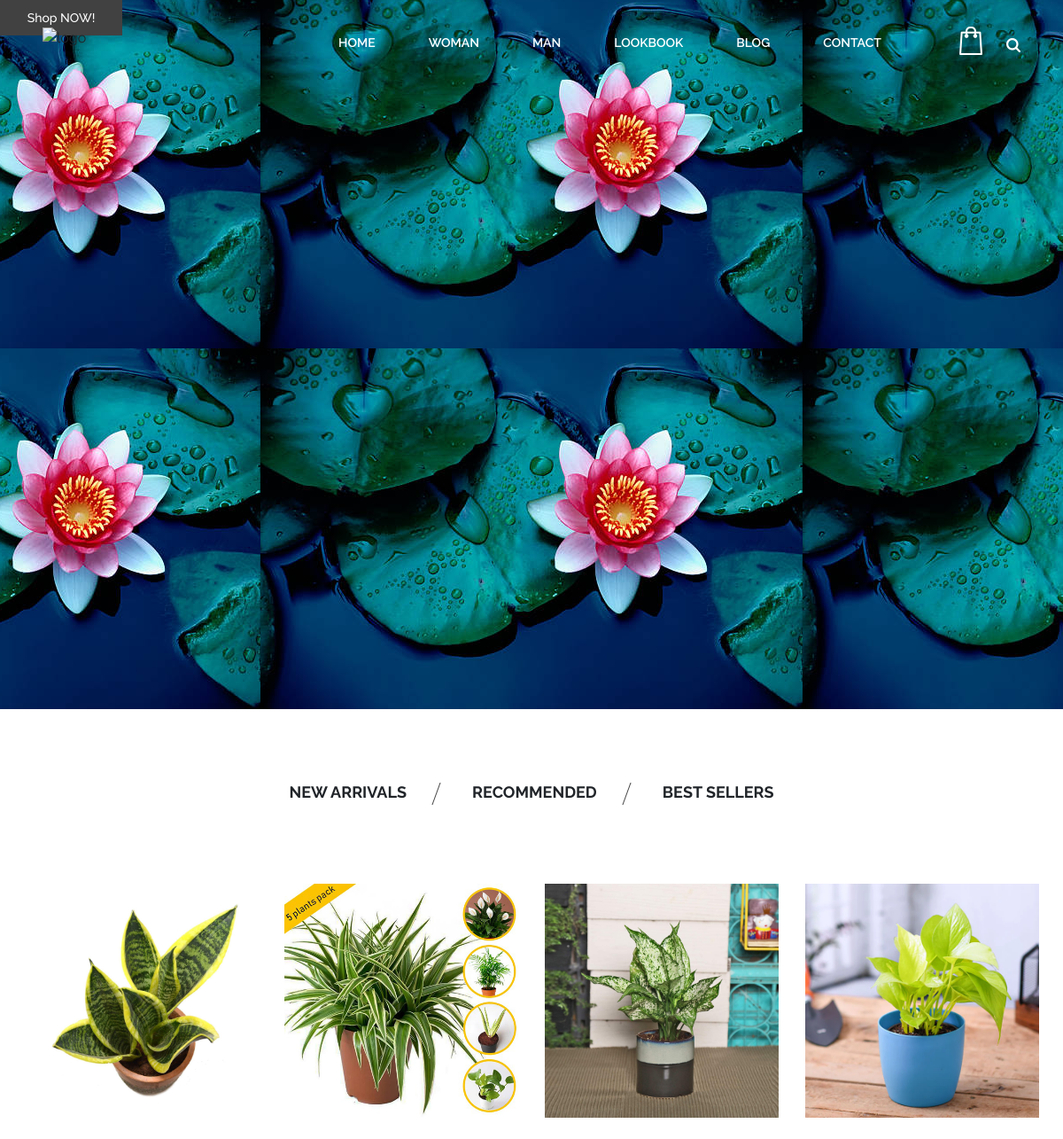
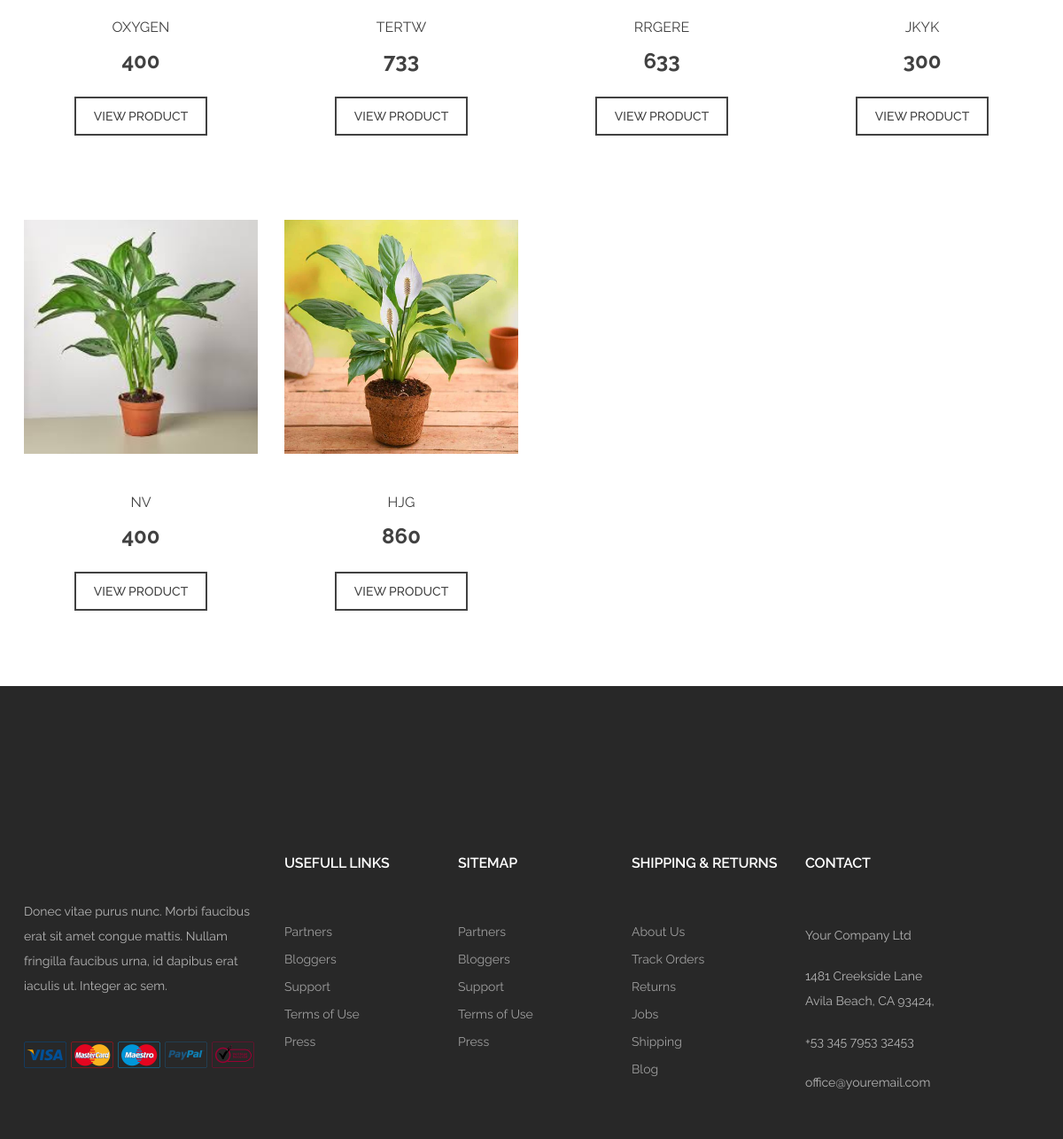
The page / on the database its author committed (2 pictures, top to bottom).
### plant_app/models.py (models this page shows)
class Products(models.Model):
    name=models.CharField(max_length=250,unique=True)
    slug=models.SlugField(max_length=250,unique=True)
    img=models.ImageField(upload_to='product')
    desc=models.TextField()
    stock=models.IntegerField()
    available=models.BooleanField()
    price=models.IntegerField()
    category=models.ForeignKey(Categ,on_delete=models.CASCADE)

### plant_app/views.py (the view)
# urls.py: path('',views.home,name='front'),
def home(request):
    product=Products.objects.all()
    return render(request,'home.html',{'prod':product})

### templates/home.html (shortened to what this page needs)
{% extends 'base.html' %}
{% load static %}
{% block content %}
<body>
	<section class="hero-section set-bg" data-setbg="{% static 'img/im_2.jpg' %}">
		<div class="hero-slider owl-carousel">
			<div class="hs-item">
						<a href="" class="site-btn">Shop NOW!</a>
					</div>
				</div>
	</section>
	<section class="product-section spad">
		<div class="container">
			<ul class="product-filter controls">
				<li class="control" data-filter=".new">New arrivals</li>
				<li class="control" data-filter="all">Recommended</li>
				<li class="control" data-filter=".best">Best sellers</li>
			</ul>
			<div class="row" id="product-filter">
				{% for i in prod %}
				<div class="mix col-lg-3 col-md-6 best">
					<div class="product-item">
						<figure>
							<img src="{{i.img.url}}" alt="">
						</figure>
						<div class="product-info">
							<h6>{{i.name}}</h6>
							<p>{{i.price}}</p>
							<a href="{% url 'details' i.id %}" class="site-btn btn-line">VIEW PRODUCT</a>
						</div>
					</div>
				</div>
				{% endfor %}
			</div>
		</div>
	</section>
	<section class="footer-top-section home-footer">
		<div class="container">
			<div class="row">
				<div class="col-lg-3 col-md-8 col-sm-12">
					<div class="footer-widget about-widget">
						<p>Donec vitae purus nunc. Morbi faucibus erat sit amet congue mattis. Nullam fringilla faucibus urna, id dapibus erat iaculis ut. Integer ac sem.</p>
						<div class="cards">
							<img src="{% static 'img/cards/5.png' %}" alt="">
							<img src="{% static 'img/cards/4.png' %}" alt="">
							<img src="{% static 'img/cards/3.png' %}" alt="">
							<img src="{% static 'img/cards/2.png' %}" alt="">
							<img src="{% static 'img/cards/1.png' %}" alt="">
						</div>
					</div>
				</div>
				<div class="col-lg-2 col-md-4 col-sm-6">
					<div class="footer-widget">
						<h6 class="fw-title">usefull Links</h6>
						<ul>
							<li><a href="#">Partners</a></li>
							<li><a href="#">Bloggers</a></li>
							<li><a href="#">Support</a></li>
							<li><a href="#">Terms of Use</a></li>
							<li><a href="#">Press</a></li>
						</ul>
					</div>
				</div>
				<div class="col-lg-2 col-md-4 col-sm-6">
					<div class="footer-widget">
						<h6 class="fw-title">Sitemap</h6>
						<ul>
							<li><a href="#">Partners</a></li>
							<li><a href="#">Bloggers</a></li>
							<li><a href="#">Support</a></li>
							<li><a href="#">Terms of Use</a></li>
							<li><a href="#">Press</a></li>
						</ul>
					</div>
				</div>
				<div class="col-lg-2 col-md-4 col-sm-6">
					<div class="footer-widget">
						<h6 class="fw-title">Shipping & returns</h6>
						<ul>
							<li><a href="#">About Us</a></li>
							<li><a href="#">Track Orders</a></li>
							<li><a href="#">Returns</a></li>
							<li><a href="#">Jobs</a></li>
							<li><a href="#">Shipping</a></li>
							<li><a href="#">Blog</a></li>
						</ul>
					</div>
				</div>
				<div class="col-lg-2 col-md-4 col-sm-6">
					<div class="footer-widget">
						<h6 class="fw-title">Contact</h6>
						<div class="text-box">
							<p>Your Company Ltd </p>
							<p>1481 Creekside Lane  Avila Beach, CA 93424, </p>
							<p>+53 345 7953 32453</p>
							<p>office@youremail.com</p>
						</div>
					</div>
				</div>
			</div>
		</div>
	</section>
{% endblock %}

### templates/base.html (shortened to what this page needs)
{% load static %}
<!DOCTYPE html>
<html lang="zxx">
<head>
	<link rel="stylesheet" href="{% static 'css/bootstrap.min.css' %}"/>
	<link rel="stylesheet" href="{% static 'css/font-awesome.min.css' %}"/>
	<link rel="stylesheet" href="{% static 'css/owl.carousel.css' %}"/>
	<link rel="stylesheet" href="{% static 'css/style.css' %}"/>
	<link rel="stylesheet" href="{% static 'css/animate.css' %}"/>
</head>
<header class="header-section">
    <div class="container-fluid">
        <div class="site-logo">
            <img src="{% static 'img/logo.png' %}" alt="logo">
        </div>
        <div class="header-right">
            <a href="{% url 'cartdet' %}" class="card-bag"><img src="{% static 'img/icons/bag.png' %}" alt=""></a>
            <a href="#" class="search"><img src="{% static 'img/icons/search.png' %}" alt=""></a>
        </div>
        <ul class="main-menu">
            <li><a href="/">Home</a></li>
            <li><a href="#">Woman</a></li>
            <li><a href="#">Man</a></li>
            <li><a href="#">LookBook</a></li>
            <li><a href="#">Blog</a></li>
            <li><a href="contact.html">Contact</a></li>
        </ul>
    </div>
</header>
{% block content %}
{% endblock %}
    </body>
</html>

### static/css/style.css (style rules this page uses)
html, body { height: 100%; font-family: 'Raleway', sans-serif; -webkit-font-smoothing: antialiased; font-smoothing: antialiased; }
h1, h2, h3, h4, h5, h6 { margin: 0; font-weight: 500; color: #414141; }
h6 { font-size: 16px; }
p { font-size: 14px; color: #b4b4b4; line-height: 2; }
img { max-width: 100%; }
ul, ol { padding: 0; margin: 0; }
.set-bg { background-repeat: no-repeat; background-size: cover; background-position: top center; }
.spad { padding-top: 80px; padding-bottom: 80px; }
.site-btn { display: inline-block; text-align: center; font-size: 14px; color: #fff; padding: 12px 30px; min-width: 138px; font-weight: 500; border: none; background: #414141; cursor: pointer; line-height: normal; -webkit-transition: all 0.3s ease 0s; -o-transition: all 0.3s ease 0s; transition: all 0.3s ease 0s; }
.site-btn.btn-line { background: transparent; border: 2px solid #414141; color: #414141; padding: 12px 20px; }
.header-section { position: absolute; width: 100%; padding: 30px 33px 0; left: 0; top: 0; z-index: 99; }
.site-logo { display: inline-block; padding-top: 0; float: left; }
.main-menu { list-style: none; margin: 0 auto; display: block; float: right; margin-right: 450px; }
.main-menu li { display: inline; float: left; }
.main-menu li a { display: inline-block; font-size: 14px; text-transform: uppercase; font-weight: 600; color: #fff; padding: 8px 5px 0; margin-left: 50px; }
.header-right { float: right; }
.header-right a { display: inline-block; }
.header-right .card-bag { position: relative; text-align: center; }
.header-right .search { margin-left: 20px; }
.header-right .search img { padding-top: 10px; }
.hero-section { height: 100%; background: #000; background-position: bottom center; overflow: hidden; }
.hero-slider { height: 100%; overflow: hidden; }
.hs-item { height: 100%; overflow: hidden; }
.product-section .container { margin-bottom: -90px; }
.product-filter { list-style: none; text-align: center; margin-bottom: 90px; }
.product-filter li { display: inline-block; text-transform: uppercase; font-size: 18px; font-weight: 700; margin-right: 70px; position: relative; cursor: pointer; }
.product-filter li:last-child { margin-right: 0; }
.product-filter li:last-child:after { display: none; }
.product-filter li:after { position: absolute; content: ""; height: 25px; width: 1px; right: -34px; top: 3px; background: #414141; -webkit-transform: skewX(-20deg); -ms-transform: skewX(-20deg); transform: skewX(-20deg); }
.product-item { margin-bottom: 95px; }
.product-item figure { margin-bottom: 45px; position: relative; overflow: hidden; -webkit-transition: all 0.4s ease 0s; -o-transition: all 0.4s ease 0s; transition: all 0.4s ease 0s; position: relative; }
.product-item figure img { min-width: 100%; }
.product-item figure:after { position: absolute; content: ""; width: 100%; height: 100%; left: 0; top: 0; opacity: 0; border: 2px solid #ebebeb; }
.product-item .product-info { text-align: center; }
.product-item .product-info h6 { text-transform: uppercase; font-weight: 400; margin-bottom: 5px; }
.product-item .product-info p { font-size: 24px; font-weight: 700; color: #414141; }
.footer-top-section { padding-top: 190px; padding-bottom: 50px; background: #282828; }
.footer-top-section.home-footer { padding-bottom: 0; }
.footer-widget { margin-bottom: 50px; }
.footer-widget .fw-title { text-transform: uppercase; font-weight: 600; color: #fff; margin-bottom: 57px; letter-spacing: -0.2px; }
.footer-widget ul { list-style: none; }
.footer-widget ul li { font-size: 14px; display: block; margin-bottom: 10px; color: #fff; opacity: 0.55; }
.footer-widget ul li:last-child { margin-bottom: 0; }
.footer-widget ul li a { color: #fff; }
.footer-widget .text-box p { margin-bottom: 18px; }
.footer-widget .text-box p:last-child { margin-bottom: 0; }
.about-widget p { margin-bottom: 40px; }
.about-widget .cards img { margin-right: 1px; }
@media (min-width: 1200px) { .container { max-width: 1176px; } }
@media only screen and (max-width: 1527px) { .main-menu { margin-right: 290px; } }
@media only screen and (max-width: 1350px) { .main-menu { margin-right: 80px; } }

### rows shown on the page
Products: img (picture), name "OXYGEN", price "400"
Products: img (picture), name "TERTW", price "733"
Products: img (picture), name "RRGERE", price "633"
Products: img (picture), name "JKYK", price "300"
Products: img (picture), name "NV", price "400"
Products: img (picture), name "HJG", price "860"
